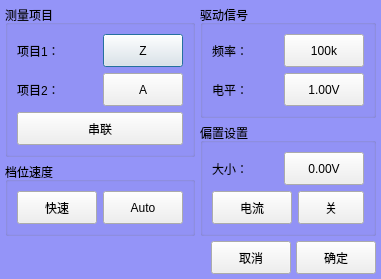
<?xml version="1.0" encoding="UTF-8"?>
<ui version="4.0">
 <class>clsMeasSetup</class>
 <widget class="QDialog" name="clsMeasSetup">
  <property name="geometry">
   <rect>
    <x>0</x>
    <y>0</y>
    <width>358</width>
    <height>277</height>
   </rect>
  </property>
  <property name="windowTitle">
   <string>设置测试参数</string>
  </property>
  <property name="windowIcon">
   <iconset resource="myIcon.qrc">
    <normaloff>:/Icon/Icons/wk.ico</normaloff>:/Icon/Icons/wk.ico</iconset>
  </property>
  <property name="styleSheet">
   <string notr="true">QDialog
{
	
	font: 12pt &quot;楷体&quot;;
	background-color: rgb(148, 148, 248);
}
</string>
  </property>
  <layout class="QGridLayout" name="gridLayout_5">
   <property name="leftMargin">
    <number>5</number>
   </property>
   <property name="topMargin">
    <number>5</number>
   </property>
   <property name="rightMargin">
    <number>5</number>
   </property>
   <property name="bottomMargin">
    <number>5</number>
   </property>
   <property name="spacing">
    <number>5</number>
   </property>
   <item row="0" column="0" rowspan="2">
    <widget class="QGroupBox" name="groupBox">
     <property name="styleSheet">
      <string notr="true">font: 75 12pt &quot;楷体&quot;;</string>
     </property>
     <property name="title">
      <string>测量项目</string>
     </property>
     <layout class="QGridLayout" name="gridLayout">
      <item row="0" column="0">
       <layout class="QHBoxLayout" name="horizontalLayout">
        <item>
         <widget class="QLabel" name="label">
          <property name="text">
           <string>项目1：</string>
          </property>
         </widget>
        </item>
        <item>
         <widget class="QPushButton" name="btnItem1">
          <property name="minimumSize">
           <size>
            <width>0</width>
            <height>33</height>
           </size>
          </property>
          <property name="text">
           <string>Z</string>
          </property>
         </widget>
        </item>
       </layout>
      </item>
      <item row="1" column="0">
       <layout class="QHBoxLayout" name="horizontalLayout_2">
        <item>
         <widget class="QLabel" name="label_2">
          <property name="text">
           <string>项目2：</string>
          </property>
         </widget>
        </item>
        <item>
         <widget class="QPushButton" name="btnItem2">
          <property name="minimumSize">
           <size>
            <width>0</width>
            <height>33</height>
           </size>
          </property>
          <property name="text">
           <string>A</string>
          </property>
         </widget>
        </item>
       </layout>
      </item>
      <item row="2" column="0">
       <widget class="QPushButton" name="btnEqucct">
        <property name="minimumSize">
         <size>
          <width>0</width>
          <height>33</height>
         </size>
        </property>
        <property name="text">
         <string>串联</string>
        </property>
       </widget>
      </item>
     </layout>
    </widget>
   </item>
   <item row="0" column="1">
    <widget class="QGroupBox" name="groupBox_2">
     <property name="styleSheet">
      <string notr="true">font: 75 12pt &quot;楷体&quot;;</string>
     </property>
     <property name="title">
      <string>驱动信号</string>
     </property>
     <layout class="QGridLayout" name="gridLayout_4">
      <item row="0" column="0">
       <layout class="QHBoxLayout" name="horizontalLayout_3">
        <item>
         <widget class="QLabel" name="label_3">
          <property name="text">
           <string>频率：</string>
          </property>
         </widget>
        </item>
        <item>
         <widget class="QPushButton" name="btnFreq">
          <property name="minimumSize">
           <size>
            <width>0</width>
            <height>33</height>
           </size>
          </property>
          <property name="text">
           <string>100k</string>
          </property>
         </widget>
        </item>
       </layout>
      </item>
      <item row="1" column="0">
       <layout class="QHBoxLayout" name="horizontalLayout_4">
        <item>
         <widget class="QLabel" name="label_4">
          <property name="text">
           <string>电平：</string>
          </property>
         </widget>
        </item>
        <item>
         <widget class="QPushButton" name="btnLevel">
          <property name="minimumSize">
           <size>
            <width>0</width>
            <height>33</height>
           </size>
          </property>
          <property name="text">
           <string>1.00V</string>
          </property>
         </widget>
        </item>
       </layout>
      </item>
     </layout>
    </widget>
   </item>
   <item row="1" column="1" rowspan="2">
    <widget class="QGroupBox" name="groupBox_4">
     <property name="styleSheet">
      <string notr="true">font: 75 12pt &quot;楷体&quot;;</string>
     </property>
     <property name="title">
      <string>偏置设置</string>
     </property>
     <layout class="QGridLayout" name="gridLayout_3">
      <item row="0" column="0" colspan="2">
       <layout class="QHBoxLayout" name="horizontalLayout_5">
        <item>
         <widget class="QLabel" name="label_5">
          <property name="text">
           <string>大小：</string>
          </property>
         </widget>
        </item>
        <item>
         <widget class="QPushButton" name="btnBias">
          <property name="minimumSize">
           <size>
            <width>0</width>
            <height>33</height>
           </size>
          </property>
          <property name="text">
           <string>0.00V</string>
          </property>
         </widget>
        </item>
       </layout>
      </item>
      <item row="1" column="0">
       <widget class="QPushButton" name="btnBiasType">
        <property name="minimumSize">
         <size>
          <width>0</width>
          <height>33</height>
         </size>
        </property>
        <property name="text">
         <string>电流</string>
        </property>
       </widget>
      </item>
      <item row="1" column="1">
       <widget class="QPushButton" name="btnSwitch">
        <property name="minimumSize">
         <size>
          <width>0</width>
          <height>33</height>
         </size>
        </property>
        <property name="maximumSize">
         <size>
          <width>66</width>
          <height>16777215</height>
         </size>
        </property>
        <property name="text">
         <string>关</string>
        </property>
       </widget>
      </item>
     </layout>
    </widget>
   </item>
   <item row="2" column="0">
    <widget class="QGroupBox" name="groupBox_3">
     <property name="styleSheet">
      <string notr="true">font: 75 12pt &quot;楷体&quot;;</string>
     </property>
     <property name="title">
      <string>档位速度</string>
     </property>
     <layout class="QGridLayout" name="gridLayout_2">
      <item row="0" column="0">
       <widget class="QPushButton" name="btnSpeed">
        <property name="minimumSize">
         <size>
          <width>0</width>
          <height>33</height>
         </size>
        </property>
        <property name="text">
         <string>快速</string>
        </property>
       </widget>
      </item>
      <item row="0" column="1">
       <widget class="QPushButton" name="btnRange">
        <property name="minimumSize">
         <size>
          <width>0</width>
          <height>33</height>
         </size>
        </property>
        <property name="text">
         <string>Auto</string>
        </property>
       </widget>
      </item>
     </layout>
    </widget>
   </item>
   <item row="3" column="0" colspan="2">
    <layout class="QHBoxLayout" name="horizontalLayout_6">
     <item>
      <spacer name="horizontalSpacer">
       <property name="orientation">
        <enum>Qt::Horizontal</enum>
       </property>
       <property name="sizeHint" stdset="0">
        <size>
         <width>40</width>
         <height>20</height>
        </size>
       </property>
      </spacer>
     </item>
     <item>
      <widget class="QPushButton" name="btnCancel">
       <property name="minimumSize">
        <size>
         <width>0</width>
         <height>33</height>
        </size>
       </property>
       <property name="styleSheet">
        <string notr="true">font: 75 12pt &quot;楷体&quot;;</string>
       </property>
       <property name="text">
        <string>取消</string>
       </property>
      </widget>
     </item>
     <item>
      <widget class="QPushButton" name="btnOK">
       <property name="minimumSize">
        <size>
         <width>0</width>
         <height>33</height>
        </size>
       </property>
       <property name="styleSheet">
        <string notr="true">font: 75 12pt &quot;楷体&quot;;</string>
       </property>
       <property name="text">
        <string>确定</string>
       </property>
      </widget>
     </item>
    </layout>
   </item>
  </layout>
 </widget>
 <resources>
  <include location="myIcon.qrc"/>
 </resources>
 <connections/>
</ui>
